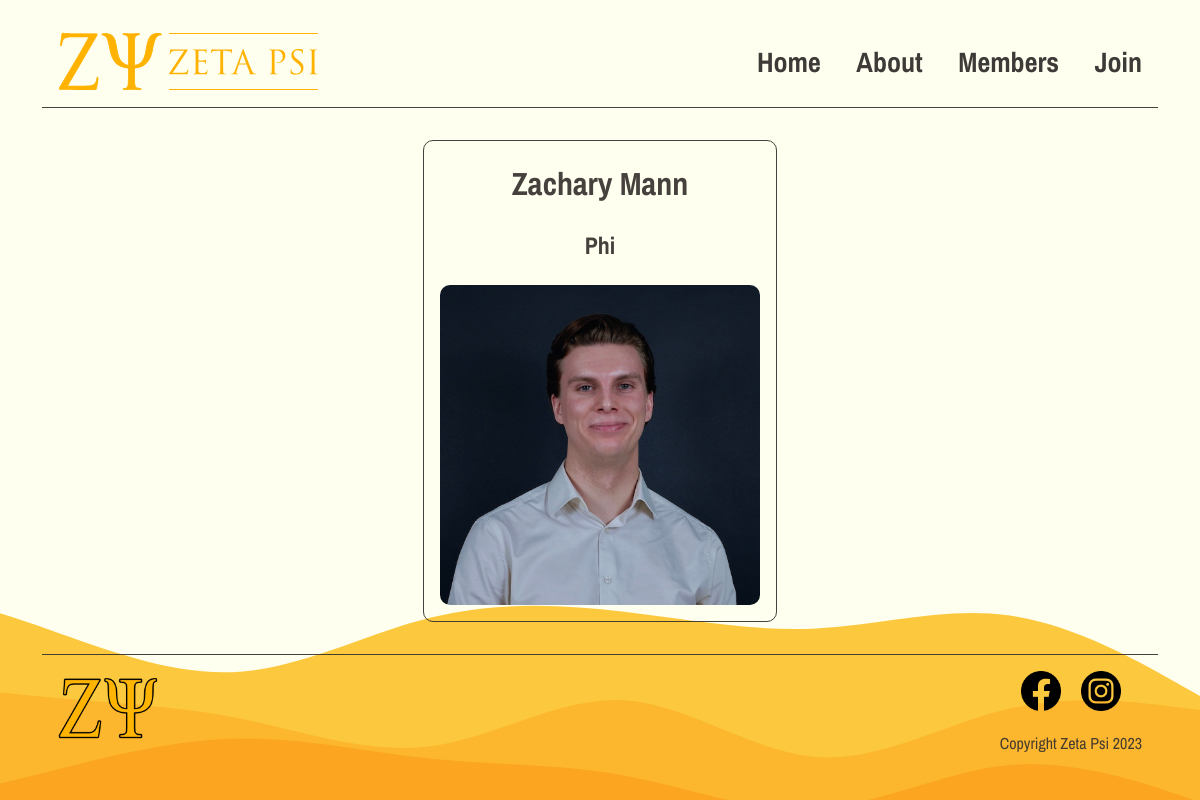
The page /members/ on the database its author committed.
### website/models.py (models this page shows, shortened)
class Members(models.Model):
   first_name = models.CharField(max_length=200, verbose_name='First Name')
   last_name = models.CharField(max_length=200, verbose_name='Last Name')
   graduation_year = models.IntegerField(default=0, verbose_name='Graduation Year')
   email = models.EmailField()
   position = models.CharField(max_length=200, verbose_name='Position')
   profilePhoto = models.ImageField(upload_to = 'images/')

### website/views.py (the view)
# urls.py: path('members/', MemberList.as_view(), name="memberList"),
class MemberList(View):
    members = Members.objects.all()
    context = {'members':members}
    def get(self, request):
        return render(request, 'members.html', self.context)

### website/templates/members.html
{% extends 'base.html' %}
{% load static %}
{% block content %}
<div class="fullContent">
<div>
{% for member in members %}
<div class="memberCard">
    <h1>{{member.first_name}} {{member.last_name}}</h1>
    <h3>{{member.position}}</h3>
    <img src="{{ member.profilePhoto.url }}"/>
</div>
{% endfor %}
</div>
</div>
{% endblock %}

### website/static/style.css (style rules this page uses)
body { font-family: 'Tenor Sans'; margin: 0; background-color: #FFFFF0; color: rgba(55, 50, 46, 0.927); }
h1 { font-family: 'Archivo Narrow'; text-align: center; font-size: 2rem; }
h3 { font-size: 1.5rem; text-align: center; font-family: "Archivo Narrow"; }
.fullContent { margin: 1rem 5%; color: rgba(55, 50, 46, 0.927); }
.fullContent > div { display: flex; flex-wrap: wrap; justify-content: center; }
.fullContent > div > div { border: 1px solid rgba(55, 50, 46, 0.927); margin: 1rem; padding: 0 1rem; border-radius: 10px; max-width: 25rem; min-width: 5rem; }
.memberCard > img { display: block; width: 100%; max-width: 20rem; margin: 0 auto 1rem auto; border-radius: 10px; }

### rows shown on the page
Members: first_name "Zachary", last_name "Mann", position "Phi", profilePhoto (picture)
